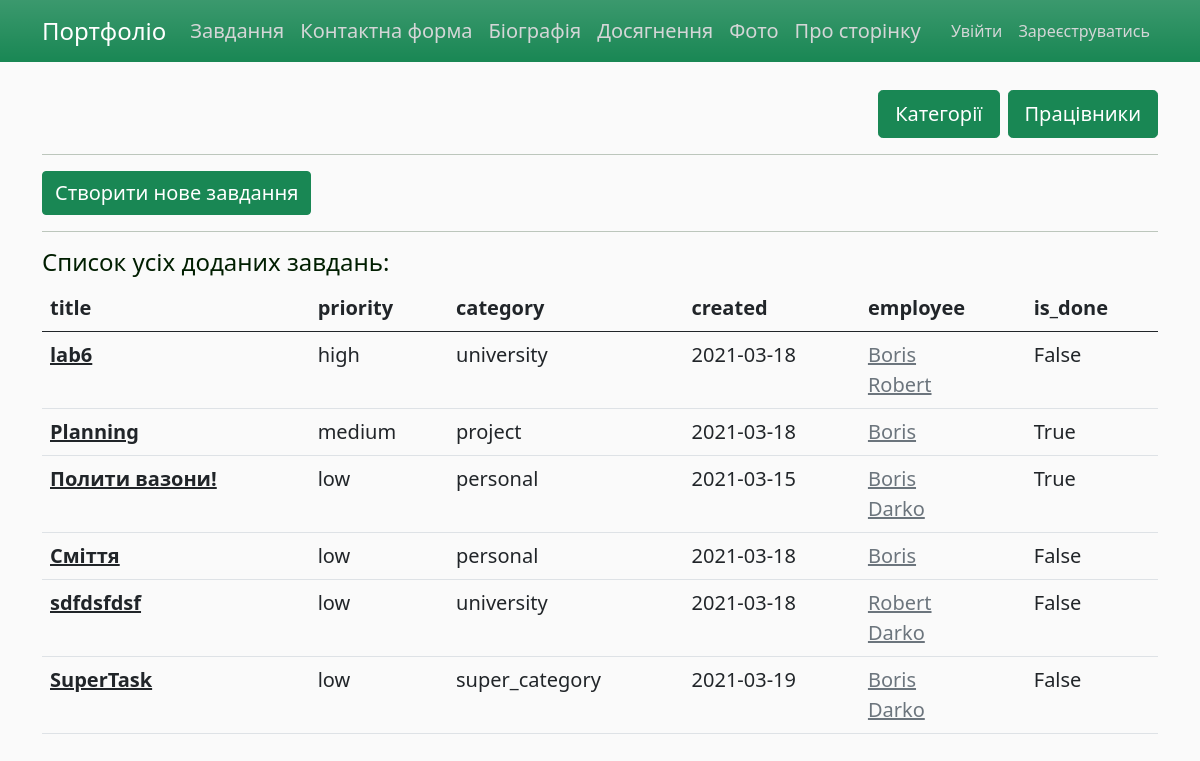
The app's page /task, older data.
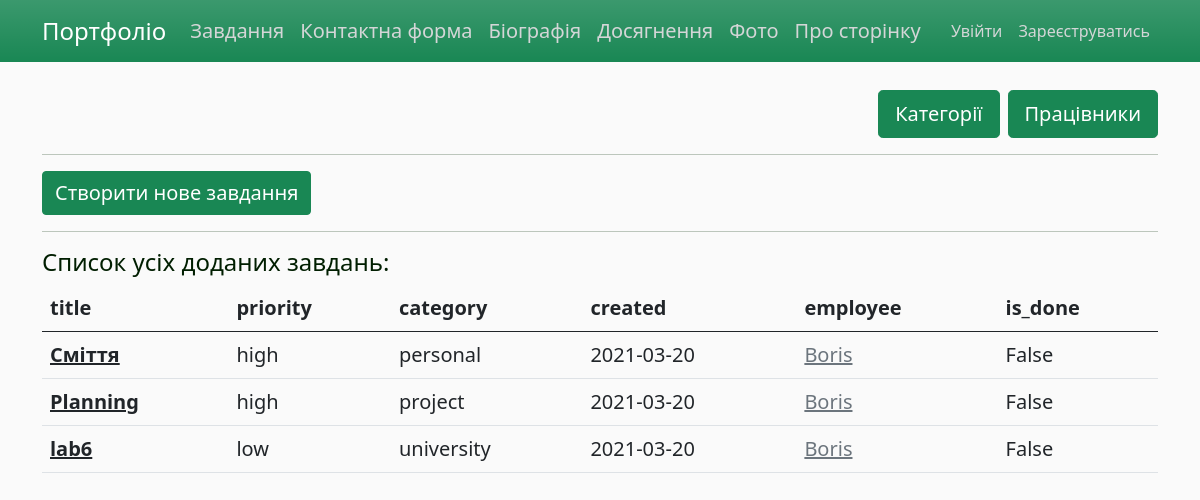
The same page, newer data.
### app/models.py (models this page shows, shortened)
class Task(db.Model):
    id = db.Column(db.Integer, primary_key=True)
    title = db.Column(db.String(80), nullable=False)
    description = db.Column(db.Text, nullable=False)
    created = db.Column(db.DateTime, default=datetime.utcnow)
    priority = db.Column(db.Enum(EnumPriority), default='low')
    is_done = db.Column(db.Boolean, default=False)
    category_id = db.Column(db.Integer(), db.ForeignKey('category.id'))

class Category(db.Model):
    id = db.Column(db.Integer, primary_key=True)
    name = db.Column(db.String(255), nullable=False, unique=True)
    tasks = db.relationship('Task', backref='categor', lazy='dynamic')

class Employee(db.Model):  # many to many з Tasks
    id = db.Column(db.Integer, primary_key=True)
    name = db.Column(db.String(25), nullable=False, unique=True)
    count_of_compltd_task = db.Column(db.Integer, nullable=False, default=0)
    tasks_todo = db.relationship('Task', secondary=many_to_many, backref=db.backref('for_empl'))

### app/views.py (the view)
@app.route("/task")
def task_all():
    print("task_all")
    all_tasks = Task.query.order_by(case(value=Task.priority, whens={'low': 0, 'medium': 1, 'high': 2}).desc(),
                                    Task.created).all()
    print(','.join(t.name for t in all_tasks[0].for_empl))
    return render_template('task_all.html', title='Завдання', all_tasks=all_tasks)

### app/templates/task_all.html
{% extends "layout.html" %}
{% block content %}
    {% from "_render_field.html" import render_field %}
    <div class="d-grid gap-2 d-md-flex justify-content-md-end">
        <a href="{{url_for('category')}}" class="btn btn-success btn-lg fs-5"> Категорії </a>
        <a href="{{url_for('employee_create')}}" class="btn btn-success btn-lg fs-5"> Працівники </a>
    </div>
    <hr>
    <a href="/task/create" class="btn btn-success fs-5"> Створити нове завдання </a>
    <hr>
    <h4>Cписок усіх доданих завдань:</h4>
    <table class="table table-hover">
      <thead>
        <tr>
          <th scope="col">title</th>
          <th scope="col">priority</th>
            <th scope="col">category</th>
          <th scope="col">created</th>
            <th scope="col">employee</th>
            <th scope="col">is_done</th>
        </tr>
      </thead>
      <tbody>
        {% for task in all_tasks %}
            <tr>
              <th><a href="{{url_for('task_detail', id=task.id)}}" class="link-dark"> {{ task.title }}</a></th>
              <td>{{ task.priority.name }}</td>
                <td>{{ task.categor.name }}</td>
              <td>{{ task.created.strftime('%Y-%m-%d') | safe}}</td>
                <td>
                    {% for t in task.for_empl %}
                        <a href="{{url_for('employee_profile', id=t.id)}}" class="link-secondary"> {{ t.name }}</a><br>
                    {% endfor %}
                </td>
                <td>{{ task.is_done }}</td>
            </tr>
        {% endfor %}
      </tbody>
    </table>
{% endblock content %}

### app/templates/layout.html (shortened to what this page needs)
<!DOCTYPE html>
<html>
<head lang="en">
    <link href="https://cdn.jsdelivr.net/npm/bootstrap@5.0.0-beta2/dist/css/bootstrap.min.css" rel="stylesheet">
    <link rel="stylesheet" type="text/css" href="{{ url_for('static', filename='css/custom.css') }}">
</head>
<body>
    <header>
      <nav class="navbar navbar-expand-lg navbar-dark bg-success bg-gradient fixed-top">
        <div class="container">
          <a class="navbar-brand fs-4" href="/">Портфоліо</a>
            <div class="collapse navbar-collapse fs-5" id="navbarNavDropdown">
                <ul class="navbar-nav">
                    <li class="nav-item">
                      <a class="nav-link" aria-current="page" href="{{url_for('task_all')}}">Завдання</a>
                    </li>
                    <li class="nav-item">
                      <a class="nav-link" aria-current="page" href="{{url_for('contact')}}">Контактна форма</a>
                    </li>
                    <li class="nav-item">
                      <a class="nav-link" aria-current="page" href="{{url_for('bio')}}">Біографія</a>
                    </li>
                    <li class="nav-item">
                      <a class="nav-link" aria-current="page" href="{{url_for('achievements')}}">Досягнення</a>
                    </li>
                    <li class="nav-item">
                      <a class="nav-link" aria-current="page" href="{{url_for('photo')}}">Фото</a>
                    </li>
                    <li class="nav-item">
                      <a class="nav-link" aria-current="page" href="{{url_for('about')}}">Про сторінку</a>
                    </li>
                </ul>
            </div>
            <div class="navbar-nav">
              <a class="nav-item nav-link rounded" href="{{ url_for('login') }}">Увійти</a>
              <a class="nav-item nav-link rounded" href="{{ url_for('register') }}">Зареєструватись</a>
            </div>
        </div>
      </nav>
    </header>
    <main class="container fs-5">
        <br><br><br>
        {% block content %}{% endblock %}
    </main>
</body>
</html>

### app/static/css/custom.css (style rules this page uses)
body { background: #fafafa; color: #002800; }
h1, h2, h3, h4, h5, h6 { color: #001e00; }
.navbar-nav .nav-link { color: #d4d6d7 !important; }

Row changes from the older to the newer data that the page shows:
removed Employee: name "Robert"
removed Task: title "Полити вазони!", priority.name "low", categor.name "personal", created "2021-03-15", is_done "True", Employee (name "Boris")
removed Employee: name "Darko"
removed Task: title "sdfdsfdsf", priority.name "low", categor.name "university", created "2021-03-18", is_done "False"
removed Task: title "SuperTask", priority.name "low", categor.name "super_category", created "2021-03-19", is_done "False", Employee (name "Boris")
changed Task "Сміття": priority.name "low" → "high"; created "2021-03-18" → "2021-03-20"; moves up the list
changed Task "Planning": priority.name "medium" → "high"; created "2021-03-18" → "2021-03-20"; is_done "True" → "False"; moves down the list
changed Task "lab6": priority.name "high" → "low"; created "2021-03-18" → "2021-03-20"
